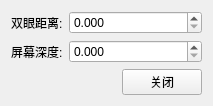
<?xml version="1.0" encoding="UTF-8"?>
<ui version="4.0">
 <class>ByyStereoSettingsDialog</class>
 <widget class="QWidget" name="ByyStereoSettingsDialog">
  <property name="geometry">
   <rect>
    <x>0</x>
    <y>0</y>
    <width>213</width>
    <height>97</height>
   </rect>
  </property>
  <property name="windowTitle">
   <string>立体设置</string>
  </property>
  <property name="autoFillBackground">
   <bool>true</bool>
  </property>
  <layout class="QVBoxLayout" name="verticalLayout">
   <item>
    <layout class="QFormLayout" name="formLayout">
     <item row="0" column="0">
      <widget class="QLabel" name="label">
       <property name="text">
        <string>双眼距离:</string>
       </property>
      </widget>
     </item>
     <item row="0" column="1">
      <widget class="QDoubleSpinBox" name="doubleSpinBox">
       <property name="sizePolicy">
        <sizepolicy hsizetype="Expanding" vsizetype="Fixed">
         <horstretch>0</horstretch>
         <verstretch>0</verstretch>
        </sizepolicy>
       </property>
       <property name="decimals">
        <number>3</number>
       </property>
       <property name="maximum">
        <double>10.000000000000000</double>
       </property>
       <property name="singleStep">
        <double>0.001000000000000</double>
       </property>
      </widget>
     </item>
     <item row="1" column="0">
      <widget class="QLabel" name="label_2">
       <property name="text">
        <string>屏幕深度:</string>
       </property>
      </widget>
     </item>
     <item row="1" column="1">
      <widget class="QDoubleSpinBox" name="doubleSpinBox_2">
       <property name="sizePolicy">
        <sizepolicy hsizetype="Expanding" vsizetype="Fixed">
         <horstretch>0</horstretch>
         <verstretch>0</verstretch>
        </sizepolicy>
       </property>
       <property name="decimals">
        <number>3</number>
       </property>
       <property name="maximum">
        <double>100.000000000000000</double>
       </property>
       <property name="singleStep">
        <double>0.500000000000000</double>
       </property>
      </widget>
     </item>
    </layout>
   </item>
   <item>
    <layout class="QHBoxLayout" name="horizontalLayout">
     <item>
      <spacer name="horizontalSpacer">
       <property name="orientation">
        <enum>Qt::Horizontal</enum>
       </property>
       <property name="sizeHint" stdset="0">
        <size>
         <width>40</width>
         <height>20</height>
        </size>
       </property>
      </spacer>
     </item>
     <item>
      <widget class="QPushButton" name="pushButton">
       <property name="text">
        <string>关闭</string>
       </property>
      </widget>
     </item>
    </layout>
   </item>
  </layout>
 </widget>
 <layoutdefault spacing="6" margin="11"/>
 <resources/>
 <connections>
  <connection>
   <sender>pushButton</sender>
   <signal>clicked()</signal>
   <receiver>ByyStereoSettingsDialog</receiver>
   <slot>close()</slot>
   <hints>
    <hint type="sourcelabel">
     <x>335</x>
     <y>59</y>
    </hint>
    <hint type="destinationlabel">
     <x>305</x>
     <y>42</y>
    </hint>
   </hints>
  </connection>
 </connections>
</ui>
